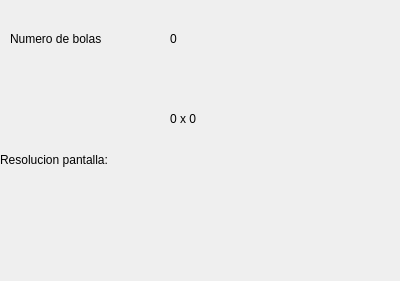
<?xml version="1.0" encoding="UTF-8"?>
<ui version="4.0">
 <class>DInformacion</class>
 <widget class="QDialog" name="DInformacion">
  <property name="geometry">
   <rect>
    <x>0</x>
    <y>0</y>
    <width>400</width>
    <height>281</height>
   </rect>
  </property>
  <property name="windowTitle">
   <string>Dialog</string>
  </property>
  <widget class="QLabel" name="label">
   <property name="geometry">
    <rect>
     <x>10</x>
     <y>30</y>
     <width>121</width>
     <height>17</height>
    </rect>
   </property>
   <property name="text">
    <string>Numero de bolas</string>
   </property>
  </widget>
  <widget class="QLabel" name="label_2">
   <property name="geometry">
    <rect>
     <x>0</x>
     <y>150</y>
     <width>141</width>
     <height>20</height>
    </rect>
   </property>
   <property name="text">
    <string>Resolucion pantalla:</string>
   </property>
  </widget>
  <widget class="QLabel" name="labelBolas">
   <property name="geometry">
    <rect>
     <x>170</x>
     <y>30</y>
     <width>67</width>
     <height>17</height>
    </rect>
   </property>
   <property name="text">
    <string>0</string>
   </property>
  </widget>
  <widget class="QLabel" name="labelPantalla">
   <property name="geometry">
    <rect>
     <x>170</x>
     <y>110</y>
     <width>67</width>
     <height>17</height>
    </rect>
   </property>
   <property name="text">
    <string>0 x 0</string>
   </property>
  </widget>
 </widget>
 <resources/>
 <connections/>
</ui>
